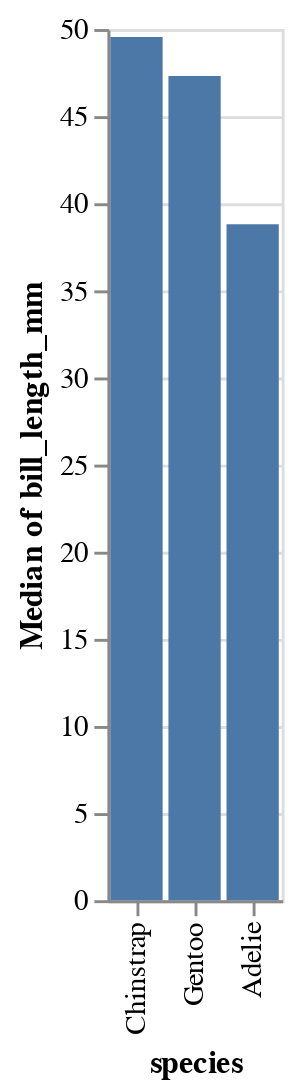

Notebook code cell kept with this figure:
### Code cell
alt.Chart(df).mark_bar().encode(
    x=alt.X("species", scale=alt.Scale(domain=my_list)),
    y="median(bill_length_mm)",
    tooltip=["median(bill_length_mm)"]
)

### Figure 1 — Vega-Lite specification as saved in the notebook (floating-point values rounded to 4 significant figures; data arrays with more than 128 entries replaced by an {"elided": "..."} marker saying what was removed)
{"config": {"view": {"continuousWidth": 400, "continuousHeight": 300}}, "data": {"name": "data-6503fb4fbd21ca2400956d2086879525"}, "mark": "bar", "encoding": {"tooltip": [{"aggregate": "median", "field": "bill_length_mm", "type": "quantitative"}], "x": {"field": "species", "scale": {"domain": ["Chinstrap", "Gentoo", "Adelie"]}, "type": "nominal"}, "y": {"aggregate": "median", "field": "bill_length_mm", "type": "quantitative"}}, "$schema": "https://vega.github.io/schema/vega-lite/v4.17.0.json", "datasets": {"data-6503fb4fbd21ca2400956d2086879525": {"elided": "344 records"}}}
